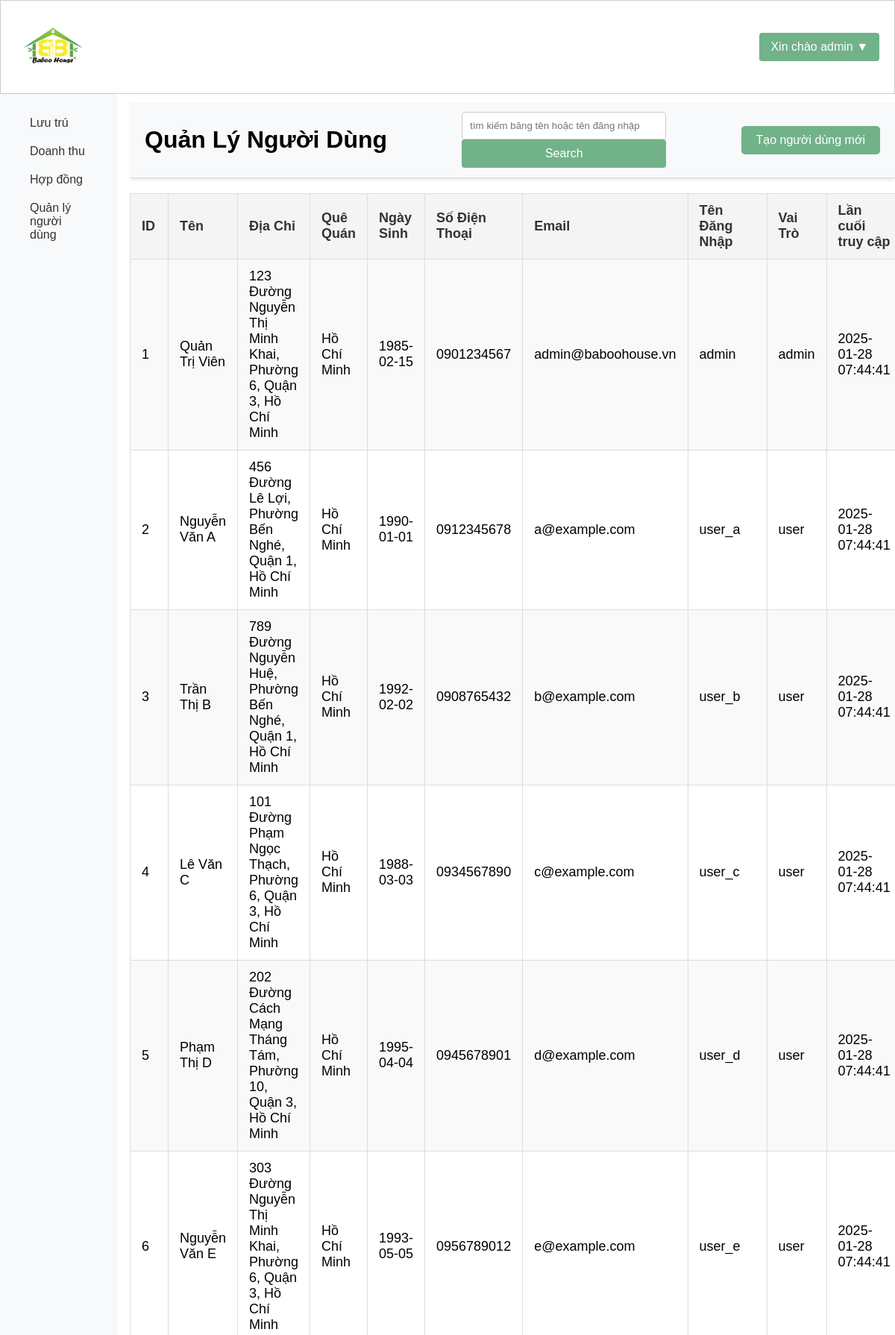
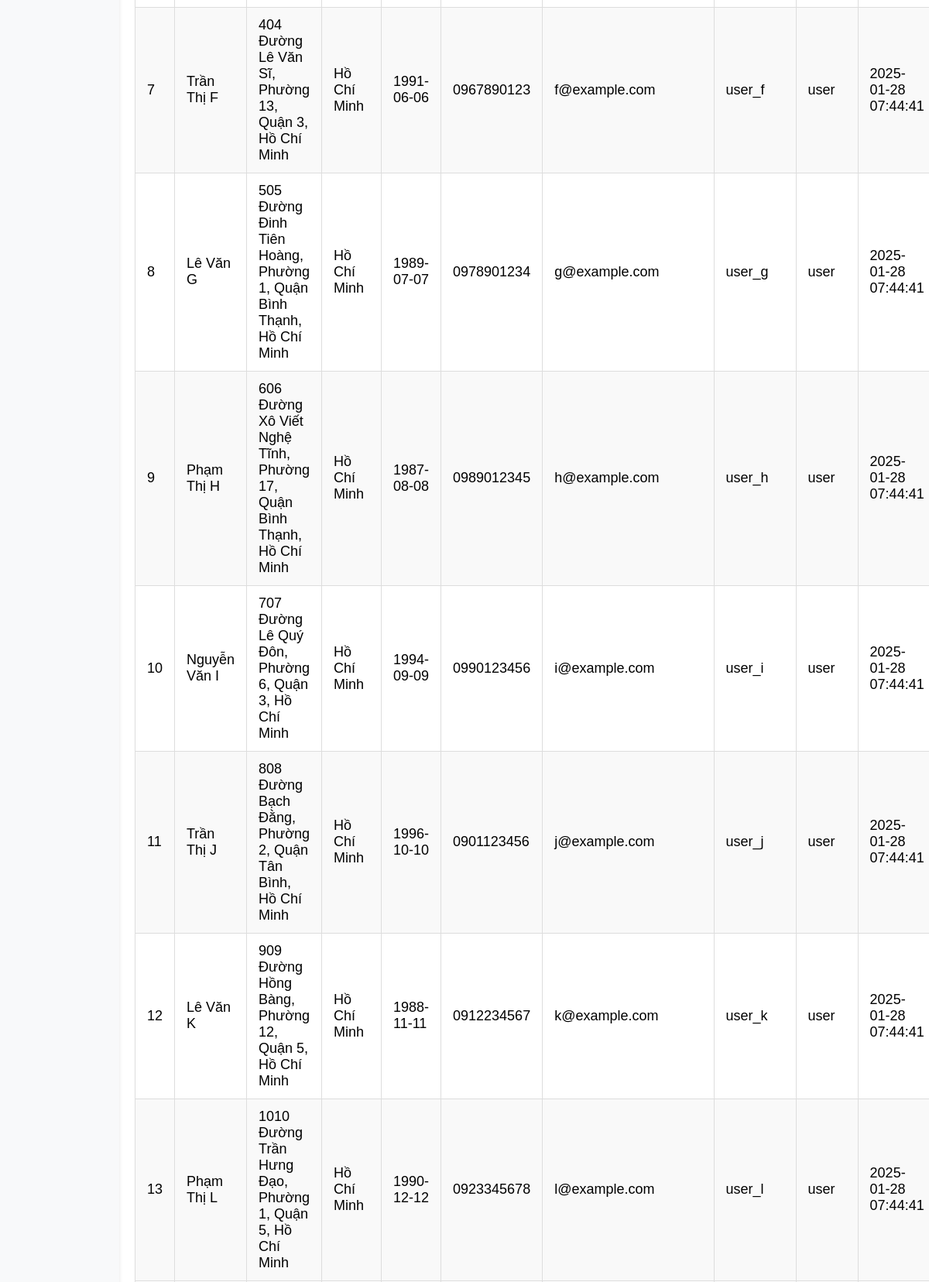
/templates/manage_users.php (signed in, upper part), run on the app's committed database (2 pictures, top to bottom).
### tables this page shows
CREATE TABLE `users` (
  `user_id` int(11) NOT NULL,
  `name` varchar(255) DEFAULT NULL,
  `address` varchar(255) DEFAULT NULL,
  `hometown` varchar(255) DEFAULT NULL,
  `birthdate` date DEFAULT NULL,
  `phone` varchar(50) DEFAULT NULL,
  `email` varchar(255) DEFAULT NULL,
  `username` varchar(255) DEFAULT NULL,
  `password` varchar(255) DEFAULT NULL,
  `role` varchar(50) DEFAULT NULL,
  `last_access` datetime DEFAULT NULL,
  `photo_urls` text DEFAULT NULL
);

### admin/getalluser.php (called while the page is built, shortened)
<?php
require '../config/database.php';
function getAllUsers($search = '') {
    global $conn;
    $sql = "SELECT user_id, name, address, hometown, birthdate, phone, email, username, role, last_access FROM users";
    $stmt = $conn->prepare($sql);
    $stmt->execute();
    $result = $stmt->get_result();
    return $result;
}
?>

### templates/manage_users.php (the view, shortened to what this page needs)
<?php
include '../admin/getalluser.php';
$search = isset($_GET['search']) ? $_GET['search'] : '';
$users = getAllUsers($search);
?>
<!DOCTYPE html>
<html lang="en">
<head>
</head>
<body>
    <?php include '../includes/header.php'; ?>
    <div class="head-container">
        <div class="main-content">
        <div class="manage-head">
                <h1>Quản Lý Người Dùng</h1>
                <form class="mange-search-form" method="get" action="manage_users.php">
                    <input type="text" name="search" placeholder="tìm kiếm băng tên hoặc tên đăng nhập" value="<?php echo htmlspecialchars($search); ?>">
                    <button type="submit">Search</button>
                </form>
                <button class="create" onclick="location.href='create_user.php'">Tạo người dùng mới</button>
            </div>
            <table>
                <tr>
                    <th>ID</th>
                    <th>Tên</th>
                    <th>Địa Chỉ</th>
                    <th>Quê Quán</th>
                    <th>Ngày Sinh</th>
                    <th>Số Điện Thoại</th>
                    <th>Email</th>
                    <th>Tên Đăng Nhập</th>
                    <th>Vai Trò</th>
                    <th>Lần cuối truy cập</th>
                </tr>
                <?php if ($users->num_rows > 0): ?>
                    <?php while ($user = $users->fetch_assoc()): ?>
                        <tr>
                            <td><?php echo $user['user_id']; ?></td>
                            <td><?php echo htmlspecialchars($user['name']); ?></td>
                            <td><?php echo htmlspecialchars($user['address']); ?></td>
                            <td><?php echo htmlspecialchars($user['hometown']); ?></td>
                            <td><?php echo htmlspecialchars($user['birthdate']); ?></td>
                            <td><?php echo htmlspecialchars($user['phone']); ?></td>
                            <td><?php echo htmlspecialchars($user['email']); ?></td>
                            <td><?php echo htmlspecialchars($user['username']); ?></td>
                            <td><?php echo htmlspecialchars($user['role']); ?></td>
                            <td><?php echo htmlspecialchars($user['last_access']); ?></td>
                        </tr>
                    <?php endwhile; ?>
                <?php else: ?>
                    <tr>
                        <td colspan="10">Không tìm thấy người dùng</td>
                    </tr>
                <?php endif; ?>
            </table>
        </div>
        <?php include '../includes/sidebar.php'; ?>
    </div>
</body>
</html>

### assets/css/style.css (style rules this page uses)
* { user-select: none; -webkit-user-drag: none; }
body { width: 100%; height: 100%; margin: 0; overflow: hidden; font-family: Arial, sans-serif; }
input[type="checkbox"], input[type="range"], button { cursor: pointer; }
input[type="password"], input[type="email"], input[type="date"], input[type="text"], input[type="float"], select { width: 100%; padding: 10px; border: 1px solid #cccccc; border-radius: 4px; box-sizing: border-box; }
button[type="submit"] { width: 100%; padding: 10px; background-color: #71b288; border: none; border-radius: 4px; color: #ffffff; font-size: 16px; cursor: pointer; }
.head-container { column-gap: 20px; background-color: #ffffff; width: 100%; display: flex; flex-direction: row-reverse; }
.manage-head { width: auto; display: flex; flex-direction: row; justify-content: space-between; align-items: center; padding: 10px 20px; background-color: #f8f9fa; border-bottom: 1px solid #ddd; box-shadow: 0 2px 5px rgba(0, 0, 0, 0.1); }
.main-content { width: 90%; height: 85vh; overflow-y: scroll; margin-top: 1%; }
table { width: 100%; border-collapse: collapse; margin: 20px 0; font-size: 18px; text-align: left; border-collapse: collapse; width: auto; table-layout: auto; }
table th, table td { padding: 12px 15px; border: 1px solid #ddd; }
table th { background-color: #f4f4f4; color: #333; }
table tr:nth-child(even) { background-color: #f9f9f9; }
.create, .delete, .edit { display: inline-block; padding: 10px 20px; font-size: 16px; color: #fff; background-color: #71b288; border: none; border-radius: 5px; cursor: pointer; }
table { border-collapse: collapse; margin: 20px 0; font-size: 18px; text-align: left; border-collapse: collapse; width: 100%; table-layout: auto; }

### data on the page
users: user_id "1", name "Quản Trị Viên", address "123 Đường Nguyễn Thị Minh Khai, Phường 6, Quận 3, Hồ Chí Minh", hometown "Hồ Chí Minh", birthdate "1985-02-15", phone "0901234567", email "admin@baboohouse.vn", username "admin", role "admin", last_access "2025-01-28 07:44:41"
users: user_id "2", name "Nguyễn Văn A", address "456 Đường Lê Lợi, Phường Bến Nghé, Quận 1, Hồ Chí Minh", hometown "Hồ Chí Minh", birthdate "1990-01-01", phone "0912345678", email "a@example.com", username "user_a", role "user", last_access "2025-01-28 07:44:41"
users: user_id "3", name "Trần Thị B", address "789 Đường Nguyễn Huệ, Phường Bến Nghé, Quận 1, Hồ Chí Minh", hometown "Hồ Chí Minh", birthdate "1992-02-02", phone "0908765432", email "b@example.com", username "user_b", role "user", last_access "2025-01-28 07:44:41"
users: user_id "4", name "Lê Văn C", address "101 Đường Phạm Ngọc Thạch, Phường 6, Quận 3, Hồ Chí Minh", hometown "Hồ Chí Minh", birthdate "1988-03-03", phone "0934567890", email "c@example.com", username "user_c", role "user", last_access "2025-01-28 07:44:41"
users: user_id "5", name "Phạm Thị D", address "202 Đường Cách Mạng Tháng Tám, Phường 10, Quận 3, Hồ Chí Minh", hometown "Hồ Chí Minh", birthdate "1995-04-04", phone "0945678901", email "d@example.com", username "user_d", role "user", last_access "2025-01-28 07:44:41"
users: user_id "6", name "Nguyễn Văn E", address "303 Đường Nguyễn Thị Minh Khai, Phường 6, Quận 3, Hồ Chí Minh", hometown "Hồ Chí Minh", birthdate "1993-05-05", phone "0956789012", email "e@example.com", username "user_e", role "user", last_access "2025-01-28 07:44:41"
users: user_id "7", name "Trần Thị F", address "404 Đường Lê Văn Sĩ, Phường 13, Quận 3, Hồ Chí Minh", hometown "Hồ Chí Minh", birthdate "1991-06-06", phone "0967890123", email "f@example.com", username "user_f", role "user", last_access "2025-01-28 07:44:41"
users: user_id "8", name "Lê Văn G", address "505 Đường Đinh Tiên Hoàng, Phường 1, Quận Bình Thạnh, Hồ Chí Minh", hometown "Hồ Chí Minh", birthdate "1989-07-07", phone "0978901234", email "g@example.com", username "user_g", role "user", last_access "2025-01-28 07:44:41"
users: user_id "9", name "Phạm Thị H", address "606 Đường Xô Viết Nghệ Tĩnh, Phường 17, Quận Bình Thạnh, Hồ Chí Minh", hometown "Hồ Chí Minh", birthdate "1987-08-08", phone "0989012345", email "h@example.com", username "user_h", role "user", last_access "2025-01-28 07:44:41"
users: user_id "10", name "Nguyễn Văn I", address "707 Đường Lê Quý Đôn, Phường 6, Quận 3, Hồ Chí Minh", hometown "Hồ Chí Minh", birthdate "1994-09-09", phone "0990123456", email "i@example.com", username "user_i", role "user", last_access "2025-01-28 07:44:41"
users: user_id "11", name "Trần Thị J", address "808 Đường Bạch Đằng, Phường 2, Quận Tân Bình, Hồ Chí Minh", hometown "Hồ Chí Minh", birthdate "1996-10-10", phone "0901123456", email "j@example.com", username "user_j", role "user", last_access "2025-01-28 07:44:41"
users: user_id "12", name "Lê Văn K", address "909 Đường Hồng Bàng, Phường 12, Quận 5, Hồ Chí Minh", hometown "Hồ Chí Minh", birthdate "1988-11-11", phone "0912234567", email "k@example.com", username "user_k", role "user", last_access "2025-01-28 07:44:41"
users: user_id "13", name "Phạm Thị L", address "1010 Đường Trần Hưng Đạo, Phường 1, Quận 5, Hồ Chí Minh", hometown "Hồ Chí Minh", birthdate "1990-12-12", phone "0923345678", email "l@example.com", username "user_l", role "user", last_access "2025-01-28 07:44:41"

### other printed values
$_SESSION['username'] "admin"
